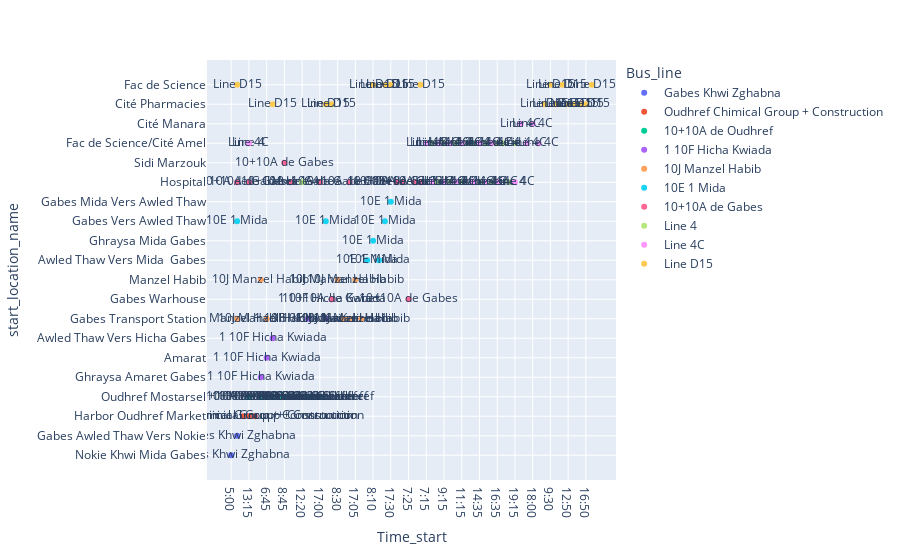

The code cell stored with this chart in its notebook:
### Code cell
import plotly.express as px

fig = px.scatter(UrbanBusData, x="start_location_name", y="Time_start", color="Bus_line" ,text="Bus_line")

fig.show()

### Figure 1 — Plotly figure (JSON) as saved in the notebook; plotly's stock layout.template omitted (floating-point values rounded to 4 significant figures)
{"data": [{"hovertemplate": "Bus_line=%{text}<br>Time_start=%{x}<br>start_location_name=%{y}<extra></extra>", "legendgroup": "Gabes Khwi Zghabna", "marker": {"color": "#636efa", "symbol": "circle"}, "mode": "markers+text", "name": "Gabes Khwi Zghabna", "orientation": "v", "showlegend": true, "text": ["Gabes Khwi Zghabna", "Gabes Khwi Zghabna"], "type": "scatter", "x": ["5:00", "15:30"], "xaxis": "x", "y": ["Nokie Khwi Mida Gabes", "Gabes Awled Thaw Vers Nokie"], "yaxis": "y"}, {"hovertemplate": "Bus_line=%{text}<br>Time_start=%{x}<br>start_location_name=%{y}<extra></extra>", "legendgroup": "Oudhref Chimical Group + Construction", "marker": {"color": "#EF553B", "symbol": "circle"}, "mode": "markers+text", "name": "Oudhref Chimical Group + Construction", "orientation": "v", "showlegend": true, "text": ["Oudhref Chimical Group + Construction", "Oudhref Chimical Group + Construction", "Oudhref Chimical Group + Construction"], "type": "scatter", "x": ["5:15", "13:15", "21:15"], "xaxis": "x", "y": ["Harbor Oudhref Market", "Harbor Oudhref Market", "Harbor Oudhref Market"], "yaxis": "y"}, {"hovertemplate": "Bus_line=%{text}<br>Time_start=%{x}<br>start_location_name=%{y}<extra></extra>", "legendgroup": "10+10A de Oudhref", "marker": {"color": "#00cc96", "symbol": "circle"}, "mode": "markers+text", "name": "10+10A de Oudhref", "orientation": "v", "showlegend": true, "text": ["10+10A de Oudhref", "10+10A de Oudhref", "10+10A de Oudhref", "10+10A de Oudhref", "10+10A de Oudhref", "10+10A de Oudhref", "10+10A de Oudhref", "10+10A de Oudhref", "10+10A de Oudhref", "10+10A de Oudhref", "10+10A de Oudhref", "10+10A de Oudhref"], "type": "scatter", "x": ["6:00", "6:45", "7:30", "8:00", "8:45", "10:00", "11:05", "12:20", "13:15", "14:30", "15:45", "17:00"], "xaxis": "x", "y": ["Oudhref Mostarsel", "Oudhref Mostarsel", "Oudhref Mostarsel", "Oudhref Mostarsel", "Oudhref Mostarsel", "Oudhref Mostarsel", "Oudhref Mostarsel", "Oudhref Mostarsel", "Oudhref Mostarsel", "Oudhref Mostarsel", "Oudhref Mostarsel", "Oudhref Mostarsel"], "yaxis": "y"}, {"hovertemplate": "Bus_line=%{text}<br>Time_start=%{x}<br>start_location_name=%{y}<extra></extra>", "legendgroup": "1 10F Hicha Kwiada", "marker": {"color": "#ab63fa", "symbol": "circle"}, "mode": "markers+text", "name": "1 10F Hicha Kwiada", "orientation": "v", "showlegend": true, "text": ["1 10F Hicha Kwiada", "1 10F Hicha Kwiada", "1 10F Hicha Kwiada", "1 10F Hicha Kwiada", "1 10F Hicha Kwiada", "1 10F Hicha Kwiada"], "type": "scatter", "x": ["6:00", "6:45", "7:30", "11:30", "14:30", "18:10"], "xaxis": "x", "y": ["Ghraysa Amaret Gabes", "Amarat", "Awled Thaw Vers Hicha Gabes", "Gabes Transport Station", "Gabes Transport Station", "Gabes Warhouse"], "yaxis": "y"}, {"hovertemplate": "Bus_line=%{text}<br>Time_start=%{x}<br>start_location_name=%{y}<extra></extra>", "legendgroup": "10J Manzel Habib", "marker": {"color": "#FFA15A", "symbol": "circle"}, "mode": "markers+text", "name": "10J Manzel Habib", "orientation": "v", "showlegend": true, "text": ["10J Manzel Habib", "10J Manzel Habib", "10J Manzel Habib", "10J Manzel Habib", "10J Manzel Habib", "10J Manzel Habib", "10J Manzel Habib", "10J Manzel Habib"], "type": "scatter", "x": ["6:00", "6:45", "8:30", "12:30", "14:00", "15:30", "17:05", "18:30"], "xaxis": "x", "y": ["Manzel Habib", "Gabes Transport Station", "Manzel Habib", "Gabes Transport Station", "Gabes Transport Station", "Gabes Transport Station", "Manzel Habib", "Gabes Transport Station"], "yaxis": "y"}, {"hovertemplate": "Bus_line=%{text}<br>Time_start=%{x}<br>start_location_name=%{y}<extra></extra>", "legendgroup": "10E 1 Mida", "marker": {"color": "#19d3f3", "symbol": "circle"}, "mode": "markers+text", "name": "10E 1 Mida", "orientation": "v", "showlegend": true, "text": ["10E 1 Mida", "10E 1 Mida", "10E 1 Mida", "10E 1 Mida", "10E 1 Mida", "10E 1 Mida", "10E 1 Mida"], "type": "scatter", "x": ["6:10", "8:10", "11:30", "13:10", "14:10", "15:30", "17:30"], "xaxis": "x", "y": ["Awled Thaw Vers Mida \nGabes", "Ghraysa Mida Gabes", "Gabes Vers Awled Thaw", "Awled Thaw Vers Mida \nGabes", "Gabes Vers Awled Thaw", "Gabes Vers Awled Thaw", "Gabes Mida Vers Awled Thaw"], "yaxis": "y"}, {"hovertemplate": "Bus_line=%{text}<br>Time_start=%{x}<br>start_location_name=%{y}<extra></extra>", "legendgroup": "10+10A de Gabes", "marker": {"color": "#FF6692", "symbol": "circle"}, "mode": "markers+text", "name": "10+10A de Gabes", "orientation": "v", "showlegend": true, "text": ["10+10A de Gabes", "10+10A de Gabes", "10+10A de Gabes", "10+10A de Gabes", "10+10A de Gabes", "10+10A de Gabes", "10+10A de Gabes", "10+10A de Gabes", "10+10A de Gabes", "10+10A de Gabes", "10+10A de Gabes", "10+10A de Gabes"], "type": "scatter", "x": ["6:50", "7:20", "7:25", "8:45", "10:00", "11:00", "12:10", "13:15", "14:00", "15:30", "17:00", "18:10"], "xaxis": "x", "y": ["Hospital", "Hospital", "Gabes Warhouse", "Sidi Marzouk", "Hospital", "Hospital", "Hospital", "Hospital", "Hospital", "Hospital", "Hospital", "Gabes Warhouse"], "yaxis": "y"}, {"hovertemplate": "Bus_line=%{text}<br>Time_start=%{x}<br>start_location_name=%{y}<extra></extra>", "legendgroup": "Line 4", "marker": {"color": "#B6E880", "symbol": "circle"}, "mode": "markers+text", "name": "Line 4", "orientation": "v", "showlegend": true, "text": ["Line 4", "Line 4", "Line 4", "Line 4", "Line 4", "Line 4", "Line 4", "Line 4", "Line 4", "Line 4", "Line 4", "Line 4", "Line 4", "Line 4", "Line 4", "Line 4", "Line 4", "Line 4", "Line 4"], "type": "scatter", "x": ["7:15", "7:55", "8:35", "9:15", "9:55", "10:35", "11:15", "11:50", "12:20", "13:15", "13:55", "14:35", "15:15", "15:15", "15:55", "16:35", "17:55", "18:35", "19:15"], "xaxis": "x", "y": ["Fac de Science/Cité Amel", "Fac de Science/Cité Amel", "Hospital", "Fac de Science/Cité Amel", "Hospital", "Fac de Science/Cité Amel", "Hospital", "Fac de Science/Cité Amel", "Hospital", "Fac de Science/Cité Amel", "Fac de Science/Cité Amel", "Hospital", "Fac de Science/Cité Amel", "Hospital", "Hospital", "Fac de Science/Cité Amel", "Fac de Science/Cité Amel", "Hospital", "Fac de Science/Cité Amel"], "yaxis": "y"}, {"hovertemplate": "Bus_line=%{text}<br>Time_start=%{x}<br>start_location_name=%{y}<extra></extra>", "legendgroup": "Line 4C", "marker": {"color": "#FF97FF", "symbol": "circle"}, "mode": "markers+text", "name": "Line 4C", "orientation": "v", "showlegend": true, "text": ["Line 4C", "Line 4C", "Line 4C", "Line 4C", "Line 4C", "Line 4C", "Line 4C", "Line 4C", "Line 4C", "Line 4C", "Line 4C", "Line 4C", "Line 4C", "Line 4C", "Line 4C", "Line 4C", "Line 4C", "Line 4C"], "type": "scatter", "x": ["7:15", "7:55", "8:35", "9:15", "9:55", "10:35", "11:15", "12:00", "13:15", "13:55", "14:35", "15:15", "15:55", "16:35", "17:15", "18:00", "18:40", "19:15"], "xaxis": "x", "y": ["Fac de Science/Cité Amel", "Hospital", "Fac de Science/Cité Amel", "Hospital", "Fac de Science/Cité Amel", "Hospital", "Fac de Science/Cité Amel", "Cité Manara", "Fac de Science/Cité Amel", "Hospital", "Fac de Science/Cité Amel", "Hospital", "Fac de Science/Cité Amel", "Hospital", "Fac de Science/Cité Amel", "Cité Manara", "Fac de Science/Cité Amel", "Hospital"], "yaxis": "y"}, {"hovertemplate": "Bus_line=%{text}<br>Time_start=%{x}<br>start_location_name=%{y}<extra></extra>", "legendgroup": "Line D15", "marker": {"color": "#FECB52", "symbol": "circle"}, "mode": "markers+text", "name": "Line D15", "orientation": "v", "showlegend": true, "text": ["Line D15", "Line D15", "Line D15", "Line D15", "Line D15", "Line D15", "Line D15", "Line D15", "Line D15", "Line D15", "Line D15", "Line D15", "Line D15", "Line D15", "Line D15", "Line D15", "Line D15"], "type": "scatter", "x": ["7:30", "8:10", "8:50", "9:30", "10:10", "10:50", "11:30", "12:10", "12:50", "13:30", "14:10", "14:50", "15:30", "16:50", "17:30", "18:10", "18:50"], "xaxis": "x", "y": ["Cité Pharmacies", "Fac de Science", "Cité Pharmacies", "Fac de Science", "Cité Pharmacies", "Fac de Science", "Cité Pharmacies", "Fac de Science", "Cité Pharmacies", "Cité Pharmacies", "Fac de Science", "Cité Pharmacies", "Fac de Science", "Cité Pharmacies", "Fac de Science", "Cité Pharmacies", "Fac de Science"], "yaxis": "y"}], "layout": {"legend": {"title": {"text": "Bus_line"}, "tracegroupgap": 0}, "margin": {"t": 60}, "xaxis": {"anchor": "y", "domain": [0, 1], "title": {"text": "Time_start"}}, "yaxis": {"anchor": "x", "domain": [0, 1], "title": {"text": "start_location_name"}}}}
